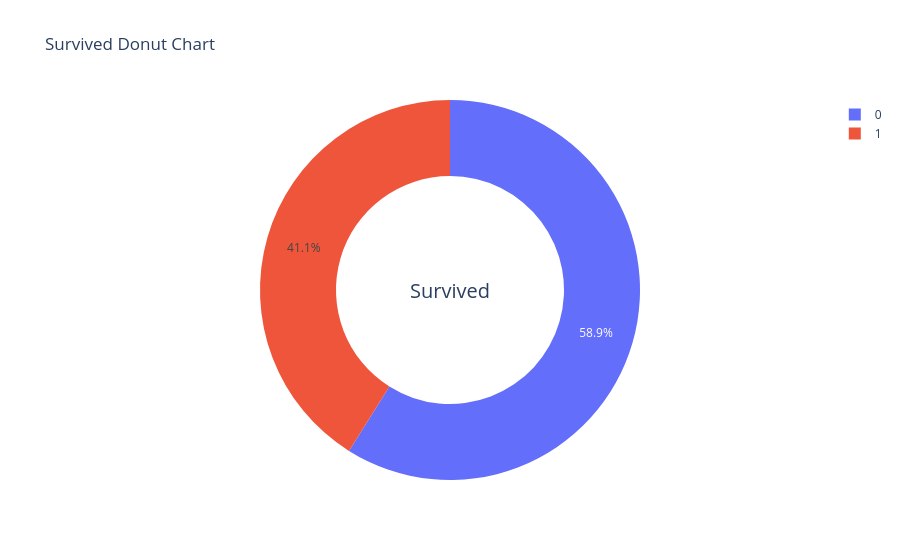

Notebook code for this chart:
### Code cell
fig = px.pie(df, names='Survived' , title='Survived Donut Chart', hole=0.6 , color_discrete_map = {0: 'blue', 1: 'red'})
fig.update_layout(
    title_text='Survived Donut Chart',
    annotations=[dict(text='Survived', x=0.5, y=0.5, font_size=20, showarrow=False)]
)
fig.show()

### Figure 1 — Plotly figure (JSON) as saved in the notebook; plotly's stock layout.template omitted (floating-point values rounded to 4 significant figures; data arrays with more than 128 entries replaced by an {"elided": "..."} marker saying what was removed)
{"data": [{"domain": {"x": [0, 1], "y": [0, 1]}, "hole": 0.6, "hovertemplate": "Survived=%{label}<extra></extra>", "labels": {"elided": "779 int values"}, "legendgroup": "", "name": "", "showlegend": true, "type": "pie"}], "layout": {"annotations": [{"font": {"size": 20}, "showarrow": false, "text": "Survived", "x": 0.5, "y": 0.5}], "legend": {"tracegroupgap": 0}, "title": {"text": "Survived Donut Chart"}}}
